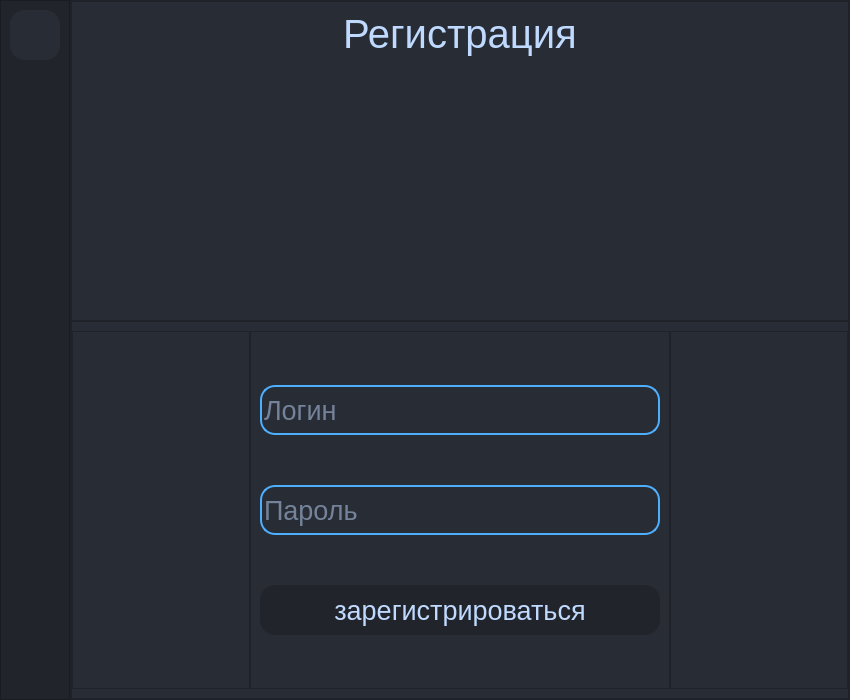
<?xml version="1.0" encoding="UTF-8"?>
<ui version="4.0">
 <class>RegistrationWindow</class>
 <widget class="QMainWindow" name="RegistrationWindow">
  <property name="geometry">
   <rect>
    <x>0</x>
    <y>0</y>
    <width>850</width>
    <height>700</height>
   </rect>
  </property>
  <property name="windowTitle">
   <string>MainWindow</string>
  </property>
  <widget class="QWidget" name="centralwidget">
   <property name="minimumSize">
    <size>
     <width>600</width>
     <height>500</height>
    </size>
   </property>
   <property name="styleSheet">
    <string notr="true">background-color: rgb(40, 44, 52);

font:&quot;Segoe UI&quot;;

</string>
   </property>
   <layout class="QHBoxLayout" name="horizontalLayout">
    <property name="spacing">
     <number>0</number>
    </property>
    <property name="leftMargin">
     <number>0</number>
    </property>
    <property name="topMargin">
     <number>0</number>
    </property>
    <property name="rightMargin">
     <number>0</number>
    </property>
    <property name="bottomMargin">
     <number>0</number>
    </property>
    <item>
     <widget class="QFrame" name="Left_Frame">
      <property name="minimumSize">
       <size>
        <width>70</width>
        <height>0</height>
       </size>
      </property>
      <property name="maximumSize">
       <size>
        <width>70</width>
        <height>16777215</height>
       </size>
      </property>
      <property name="styleSheet">
       <string notr="true">background-color: rgb(33, 37, 43);</string>
      </property>
      <property name="frameShape">
       <enum>QFrame::StyledPanel</enum>
      </property>
      <property name="frameShadow">
       <enum>QFrame::Raised</enum>
      </property>
      <property name="lineWidth">
       <number>0</number>
      </property>
      <widget class="QPushButton" name="btn_exit_reg">
       <property name="geometry">
        <rect>
         <x>10</x>
         <y>10</y>
         <width>50</width>
         <height>50</height>
        </rect>
       </property>
       <property name="minimumSize">
        <size>
         <width>50</width>
         <height>50</height>
        </size>
       </property>
       <property name="maximumSize">
        <size>
         <width>50</width>
         <height>50</height>
        </size>
       </property>
       <property name="cursor">
        <cursorShape>PointingHandCursor</cursorShape>
       </property>
       <property name="styleSheet">
        <string notr="true">QPushButton{
background-color: rgb(40, 44, 52);
border: 2px solid rgb(40, 44, 52);
border-radius: 15px;
}

QPushButton:hover{
color:rgb(192, 218, 255);
background-color: rgb(43, 51, 67);  
border: 2px solid rgb(33, 37, 43);
border-radius: 15px;
}

QPushButton:pressed{
color:rgb(192, 218, 255);
background-color: rgb(40, 44, 52); 
border: 2px solid rgb(192, 218, 255);
border-radius: 15px;
}</string>
       </property>
       <property name="text">
        <string/>
       </property>
       <property name="icon">
        <iconset resource="../resources/Resource.qrc">
         <normaloff>:/icons/cil-account-logout.png</normaloff>:/icons/cil-account-logout.png</iconset>
       </property>
      </widget>
     </widget>
    </item>
    <item>
     <widget class="QFrame" name="Right_Frame">
      <property name="frameShape">
       <enum>QFrame::StyledPanel</enum>
      </property>
      <property name="frameShadow">
       <enum>QFrame::Raised</enum>
      </property>
      <layout class="QVBoxLayout" name="verticalLayout">
       <property name="spacing">
        <number>0</number>
       </property>
       <property name="leftMargin">
        <number>0</number>
       </property>
       <property name="topMargin">
        <number>0</number>
       </property>
       <property name="rightMargin">
        <number>0</number>
       </property>
       <property name="bottomMargin">
        <number>0</number>
       </property>
       <item>
        <widget class="QFrame" name="Top_Frame">
         <property name="minimumSize">
          <size>
           <width>0</width>
           <height>320</height>
          </size>
         </property>
         <property name="maximumSize">
          <size>
           <width>16777215</width>
           <height>320</height>
          </size>
         </property>
         <property name="styleSheet">
          <string notr="true">background-color: rgb(40, 44, 52);
</string>
         </property>
         <property name="frameShape">
          <enum>QFrame::StyledPanel</enum>
         </property>
         <property name="frameShadow">
          <enum>QFrame::Raised</enum>
         </property>
         <property name="lineWidth">
          <number>0</number>
         </property>
         <layout class="QVBoxLayout" name="verticalLayout_2">
          <property name="spacing">
           <number>6</number>
          </property>
          <property name="leftMargin">
           <number>9</number>
          </property>
          <property name="topMargin">
           <number>9</number>
          </property>
          <item alignment="Qt::AlignHCenter|Qt::AlignTop">
           <widget class="QLabel" name="label_registration">
            <property name="font">
             <font>
              <family>Segoe UI</family>
              <pointsize>30</pointsize>
             </font>
            </property>
            <property name="styleSheet">
             <string notr="true">color: rgb(192, 218, 255);</string>
            </property>
            <property name="text">
             <string>Регистрация</string>
            </property>
           </widget>
          </item>
          <item alignment="Qt::AlignHCenter|Qt::AlignVCenter">
           <widget class="QLabel" name="label_icon_man">
            <property name="maximumSize">
             <size>
              <width>300</width>
              <height>300</height>
             </size>
            </property>
            <property name="text">
             <string/>
            </property>
            <property name="pixmap">
             <pixmap resource="../resources/Resource.qrc">:/icons/icon_prof.png</pixmap>
            </property>
            <property name="scaledContents">
             <bool>true</bool>
            </property>
            <property name="alignment">
             <set>Qt::AlignCenter</set>
            </property>
            <property name="margin">
             <number>-40</number>
            </property>
           </widget>
          </item>
         </layout>
        </widget>
       </item>
       <item>
        <widget class="QFrame" name="Bot_Frame">
         <property name="minimumSize">
          <size>
           <width>300</width>
           <height>0</height>
          </size>
         </property>
         <property name="styleSheet">
          <string notr="true">background-color: rgb(40, 44, 52);
</string>
         </property>
         <property name="frameShape">
          <enum>QFrame::StyledPanel</enum>
         </property>
         <property name="frameShadow">
          <enum>QFrame::Raised</enum>
         </property>
         <property name="lineWidth">
          <number>0</number>
         </property>
         <layout class="QHBoxLayout" name="horizontalLayout_2">
          <property name="spacing">
           <number>0</number>
          </property>
          <property name="leftMargin">
           <number>0</number>
          </property>
          <property name="rightMargin">
           <number>0</number>
          </property>
          <item>
           <widget class="QFrame" name="Holow_L_Frame">
            <property name="maximumSize">
             <size>
              <width>200</width>
              <height>16777215</height>
             </size>
            </property>
            <property name="styleSheet">
             <string notr="true">background-color: rgb(40, 44, 52);</string>
            </property>
            <property name="frameShape">
             <enum>QFrame::StyledPanel</enum>
            </property>
            <property name="frameShadow">
             <enum>QFrame::Raised</enum>
            </property>
           </widget>
          </item>
          <item>
           <widget class="QFrame" name="Reg_Frame">
            <property name="styleSheet">
             <string notr="true">background-color: rgb(40, 44, 52);</string>
            </property>
            <property name="frameShape">
             <enum>QFrame::StyledPanel</enum>
            </property>
            <property name="frameShadow">
             <enum>QFrame::Raised</enum>
            </property>
            <layout class="QVBoxLayout" name="verticalLayout_3">
             <item alignment="Qt::AlignHCenter">
              <widget class="QLineEdit" name="edit_login_reg">
               <property name="sizePolicy">
                <sizepolicy hsizetype="Preferred" vsizetype="Fixed">
                 <horstretch>0</horstretch>
                 <verstretch>0</verstretch>
                </sizepolicy>
               </property>
               <property name="minimumSize">
                <size>
                 <width>400</width>
                 <height>50</height>
                </size>
               </property>
               <property name="maximumSize">
                <size>
                 <width>16777215</width>
                 <height>16777215</height>
                </size>
               </property>
               <property name="font">
                <font>
                 <pointsize>20</pointsize>
                 <weight>50</weight>
                 <italic>false</italic>
                 <bold>false</bold>
                </font>
               </property>
               <property name="styleSheet">
                <string notr="true">color: rgb(192, 218, 255);
border: 2px solid rgb(78, 175, 255);  
border-radius: 15px;

</string>
               </property>
               <property name="placeholderText">
                <string>Логин</string>
               </property>
              </widget>
             </item>
             <item alignment="Qt::AlignHCenter">
              <widget class="QLineEdit" name="edit_password_reg">
               <property name="sizePolicy">
                <sizepolicy hsizetype="Preferred" vsizetype="Fixed">
                 <horstretch>0</horstretch>
                 <verstretch>0</verstretch>
                </sizepolicy>
               </property>
               <property name="minimumSize">
                <size>
                 <width>400</width>
                 <height>50</height>
                </size>
               </property>
               <property name="font">
                <font>
                 <family>Segoe UI</family>
                 <pointsize>20</pointsize>
                 <weight>50</weight>
                 <italic>false</italic>
                 <bold>false</bold>
                </font>
               </property>
               <property name="styleSheet">
                <string notr="true">color: rgb(192, 218, 255);
border: 2px solid rgb(78, 175, 255);  
border-radius: 15px;</string>
               </property>
               <property name="placeholderText">
                <string>Пароль</string>
               </property>
              </widget>
             </item>
             <item alignment="Qt::AlignHCenter">
              <widget class="QPushButton" name="btn_enter_reg">
               <property name="sizePolicy">
                <sizepolicy hsizetype="Preferred" vsizetype="Fixed">
                 <horstretch>0</horstretch>
                 <verstretch>0</verstretch>
                </sizepolicy>
               </property>
               <property name="minimumSize">
                <size>
                 <width>400</width>
                 <height>50</height>
                </size>
               </property>
               <property name="font">
                <font>
                 <pointsize>20</pointsize>
                 <weight>50</weight>
                 <italic>false</italic>
                 <bold>false</bold>
                </font>
               </property>
               <property name="cursor">
                <cursorShape>PointingHandCursor</cursorShape>
               </property>
               <property name="styleSheet">
                <string notr="true">QPushButton{
color:rgb(192, 218, 255);
background-color: rgb(33, 37, 43);;  
border: 2px solid rgb(33, 37, 43);
border-radius: 15px;
}

QPushButton:hover{
color:rgb(192, 218, 255);
background-color: rgb(43, 51, 67);  
border: 2px solid rgb(33, 37, 43);
border-radius: 15px;
}

QPushButton:pressed{
color:rgb(192, 218, 255);
background-color: rgb(33, 37, 43);;  
border: 2px solid rgb(192, 218, 255);
border-radius: 15px;
}

</string>
               </property>
               <property name="text">
                <string>зарегистрироваться</string>
               </property>
              </widget>
             </item>
            </layout>
           </widget>
          </item>
          <item>
           <widget class="QFrame" name="Holow_R_Frame">
            <property name="maximumSize">
             <size>
              <width>200</width>
              <height>16777215</height>
             </size>
            </property>
            <property name="frameShape">
             <enum>QFrame::StyledPanel</enum>
            </property>
            <property name="frameShadow">
             <enum>QFrame::Raised</enum>
            </property>
           </widget>
          </item>
         </layout>
        </widget>
       </item>
      </layout>
     </widget>
    </item>
   </layout>
  </widget>
 </widget>
 <resources>
  <include location="../resources/Resource.qrc"/>
 </resources>
 <connections/>
</ui>
